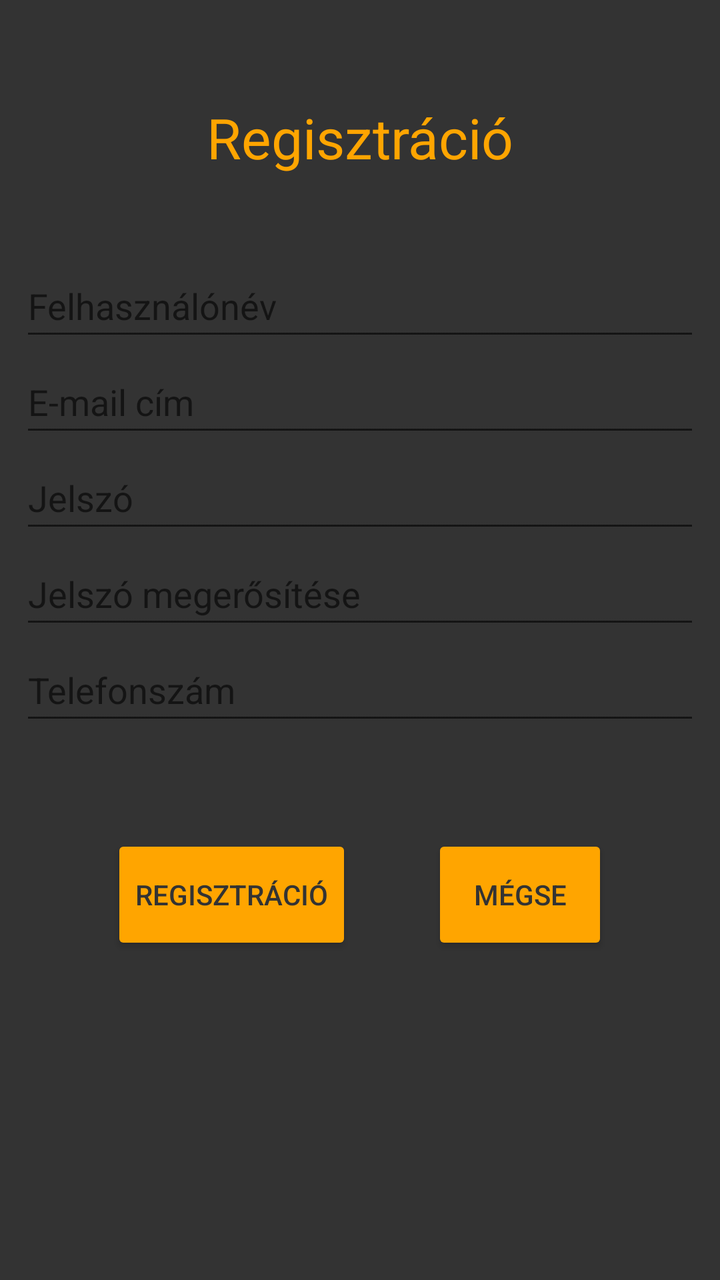
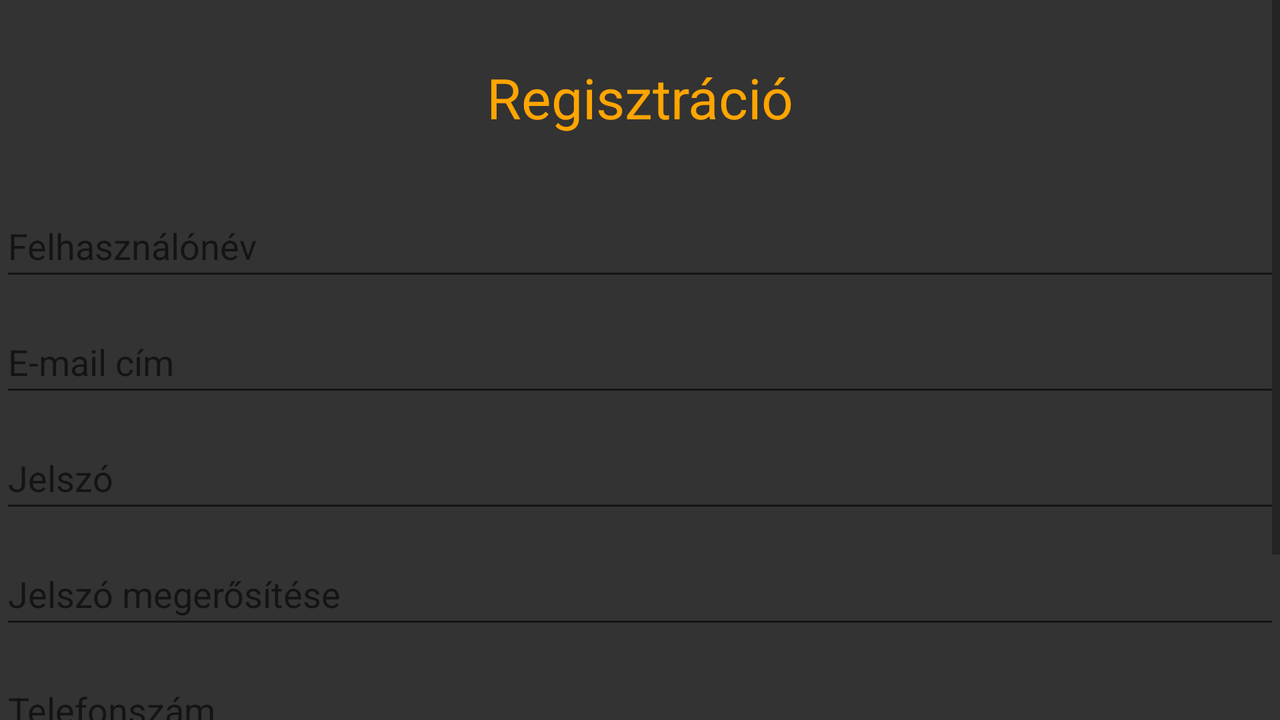

An Android layout and its configuration variant, each rendered on a device that would load it. The default file and the variant file are quoted in full after the pictures.
<!-- AndroidManifest.xml: application theme Theme.Bowling -->
<!-- res/layout/activity_register.xml -->
<?xml version="1.0" encoding="utf-8"?>
<RelativeLayout
    xmlns:android="http://schemas.android.com/apk/res/android"
    xmlns:tools="http://schemas.android.com/tools"
    android:layout_width="match_parent"
    android:layout_height="match_parent"
    tools:context=".RegisterActivity"
    android:background="@color/grey">

    <TextView
        android:id="@+id/registrationTextView"
        android:layout_width="match_parent"
        android:layout_height="wrap_content"
        android:text="@string/registration"
        android:textSize="28sp"
        android:layout_marginTop="50dp"
        android:layout_alignParentStart="true"
        android:layout_alignParentEnd="true"
        android:textAlignment="center"
        android:textColor="@color/yellow"/>

    <EditText
        android:id="@+id/editTextUserName"
        android:layout_width="match_parent"
        android:layout_height="wrap_content"
        android:layout_below="@id/registrationTextView"
        android:layout_alignParentStart="true"
        android:layout_alignParentEnd="true"
        android:layout_marginLeft="10dp"
        android:layout_marginTop="40dp"
        android:layout_marginRight="10dp"
        android:ems="10"
        android:hint="@string/userName"
        android:inputType="textPersonName"
        android:minHeight="48dp" />

    <EditText
        android:id="@+id/editTextEmailAddress"
        android:layout_width="match_parent"
        android:layout_height="wrap_content"
        android:layout_below="@+id/editTextUserName"
        android:layout_alignParentStart="true"
        android:layout_alignParentEnd="true"
        android:layout_marginLeft="10dp"
        android:layout_marginTop="@dimen/default_margin"
        android:layout_marginRight="10dp"
        android:ems="10"
        android:hint="@string/email_address"
        android:inputType="textEmailAddress"
        android:minHeight="48dp" />

    <EditText
        android:id="@+id/editTextPassword"
        android:layout_width="match_parent"
        android:layout_height="wrap_content"
        android:layout_below="@+id/editTextEmailAddress"
        android:layout_alignParentStart="true"
        android:layout_alignParentEnd="true"
        android:layout_marginLeft="10dp"
        android:layout_marginTop="@dimen/default_margin"
        android:layout_marginRight="10dp"
        android:ems="10"
        android:hint="@string/password"
        android:inputType="textPassword"
        android:minHeight="48dp" />

    <EditText
        android:id="@+id/editTextPasswordAgain"
        android:layout_width="match_parent"
        android:layout_height="wrap_content"
        android:layout_below="@+id/editTextPassword"
        android:layout_alignParentStart="true"
        android:layout_alignParentEnd="true"
        android:layout_marginLeft="10dp"
        android:layout_marginTop="@dimen/default_margin"
        android:layout_marginRight="10dp"
        android:ems="10"
        android:hint="@string/password_again"
        android:inputType="textPassword"
        android:minHeight="48dp" />

    <EditText
        android:id="@+id/editTextPhoneNumber"
        android:layout_width="match_parent"
        android:layout_height="wrap_content"
        android:layout_below="@+id/editTextPasswordAgain"
        android:layout_alignParentStart="true"
        android:layout_alignParentEnd="true"
        android:layout_marginLeft="10dp"
        android:layout_marginTop="@dimen/default_margin"
        android:layout_marginRight="10dp"
        android:ems="10"
        android:hint="@string/phone_number"
        android:inputType="phone"
        android:minHeight="48dp" />

    <LinearLayout
        android:layout_width="wrap_content"
        android:layout_height="wrap_content"
        android:orientation="horizontal"
        android:layout_below="@+id/editTextPhoneNumber"
        android:layout_marginTop="50dp"
        android:layout_centerHorizontal="true">

        <Button
            android:layout_width="wrap_content"
            android:layout_height="60dp"
            android:onClick="register"
            android:text="@string/registration"
            android:textColor="@color/grey"
            android:backgroundTint="@color/yellow"
            />

        <Button
            android:layout_width="wrap_content"
            android:layout_height="60dp"
            android:layout_marginStart="40dp"
            android:onClick="cancel"
            android:text="@string/cancel"
            android:textColor="@color/grey"
            android:backgroundTint="@color/yellow"
            />
    </LinearLayout>




</RelativeLayout>
<!-- resources referenced by this layout -->
<resources>
  <color name="grey">#333333</color>
  <color name="yellow">#FFA500</color>
  <string name="cancel">Mégse</string>
  <string name="email_address">E-mail cím</string>
  <string name="password">Jelszó</string>
  <string name="password_again">Jelszó megerősítése</string>
  <string name="phone_number">Telefonszám</string>
  <string name="registration">Regisztráció</string>
  <string name="userName">Felhasználónév</string>
  <style name="Theme.Bowling" parent="Theme.MaterialComponents.DayNight.DarkActionBar">
          
          <item name="colorPrimary">@color/black</item>
          <item name="colorPrimaryVariant">@color/black</item>
          <item name="colorOnPrimary">@color/white</item>
          
          <item name="colorSecondary">@color/yellow</item>
          <item name="colorSecondaryVariant">@color/yellow</item>
          <item name="colorOnSecondary">@color/white</item>
          
          <item name="android:statusBarColor" tools:targetApi="l">?attr/colorPrimaryVariant</item>
          
      </style>
  <color name="black">#FF000000</color>
  <color name="white">#FFFFFFFF</color>
</resources>
<!-- res/layout-land/activity_register.xml (the author's variant of the layout above) -->
<!-- drawn on the phone turned sideways -->
<?xml version="1.0" encoding="utf-8"?>
<RelativeLayout
    xmlns:android="http://schemas.android.com/apk/res/android"
    xmlns:tools="http://schemas.android.com/tools"
    android:layout_width="match_parent"
    android:layout_height="match_parent"
    tools:context=".RegisterActivity"
    android:background="@color/grey">

    <ScrollView
        android:layout_width="fill_parent"
        android:layout_height="wrap_content">

        <RelativeLayout
            android:layout_width="wrap_content"
            android:layout_height="wrap_content"
            android:orientation="vertical">

            <TextView
                android:id="@+id/registrationTextView"
                android:layout_width="match_parent"
                android:layout_height="wrap_content"
                android:layout_alignParentStart="true"
                android:layout_alignParentEnd="true"
                android:layout_marginStart="-3dp"
                android:layout_marginTop="30dp"
                android:layout_marginEnd="3dp"
                android:text="@string/registration"
                android:textAlignment="center"
                android:textColor="@color/yellow"
                android:textSize="28sp" />

            <EditText
                android:id="@+id/editTextUserName"
                android:layout_width="match_parent"
                android:layout_height="wrap_content"
                android:layout_below="@id/registrationTextView"
                android:layout_alignParentStart="true"
                android:layout_alignParentEnd="true"
                android:layout_marginTop="30dp"
                android:ems="10"
                android:hint="@string/userName"
                android:inputType="textPersonName"
                android:minHeight="48dp" />

            <EditText
                android:id="@+id/editTextEmailAddress"
                android:layout_width="match_parent"
                android:layout_height="wrap_content"
                android:layout_below="@+id/editTextUserName"
                android:layout_alignParentStart="true"
                android:layout_alignParentEnd="true"

                android:layout_marginTop="10dp"

                android:ems="10"
                android:hint="@string/email_address"
                android:inputType="textEmailAddress"
                android:minHeight="48dp" />

            <EditText
                android:id="@+id/editTextPassword"
                android:layout_width="match_parent"
                android:layout_height="wrap_content"
                android:layout_below="@+id/editTextEmailAddress"
                android:layout_alignParentStart="true"
                android:layout_alignParentEnd="true"

                android:layout_marginTop="10dp"

                android:ems="10"
                android:hint="@string/password"
                android:inputType="textPassword"
                android:minHeight="48dp" />

            <EditText
                android:id="@+id/editTextPasswordAgain"
                android:layout_width="match_parent"
                android:layout_height="wrap_content"
                android:layout_below="@+id/editTextPassword"
                android:layout_alignParentStart="true"
                android:layout_alignParentEnd="true"

                android:layout_marginTop="10dp"

                android:ems="10"
                android:hint="@string/password_again"
                android:inputType="textPassword"
                android:minHeight="48dp" />

            <EditText
                android:id="@+id/editTextPhoneNumber"
                android:layout_width="match_parent"
                android:layout_height="wrap_content"
                android:layout_below="@+id/editTextPasswordAgain"
                android:layout_alignParentStart="true"
                android:layout_alignParentEnd="true"
                android:layout_marginTop="10dp"

                android:ems="10"
                android:hint="@string/phone_number"
                android:inputType="phone"
                android:minHeight="48dp" />

            <LinearLayout
                android:layout_width="wrap_content"
                android:layout_height="wrap_content"
                android:layout_below="@+id/editTextPhoneNumber"
                android:layout_centerHorizontal="true"
                android:layout_marginTop="30dp"
                android:orientation="horizontal">

                <Button
                    android:layout_width="wrap_content"
                    android:layout_height="60dp"
                    android:backgroundTint="@color/yellow"
                    android:onClick="register"
                    android:text="@string/registration"
                    android:textColor="@color/grey" />

                <Button
                    android:layout_width="wrap_content"
                    android:layout_height="60dp"
                    android:layout_marginStart="40dp"
                    android:backgroundTint="@color/yellow"
                    android:onClick="cancel"
                    android:text="@string/cancel"
                    android:textColor="@color/grey" />
            </LinearLayout>
        </RelativeLayout>
    </ScrollView>

</RelativeLayout>
